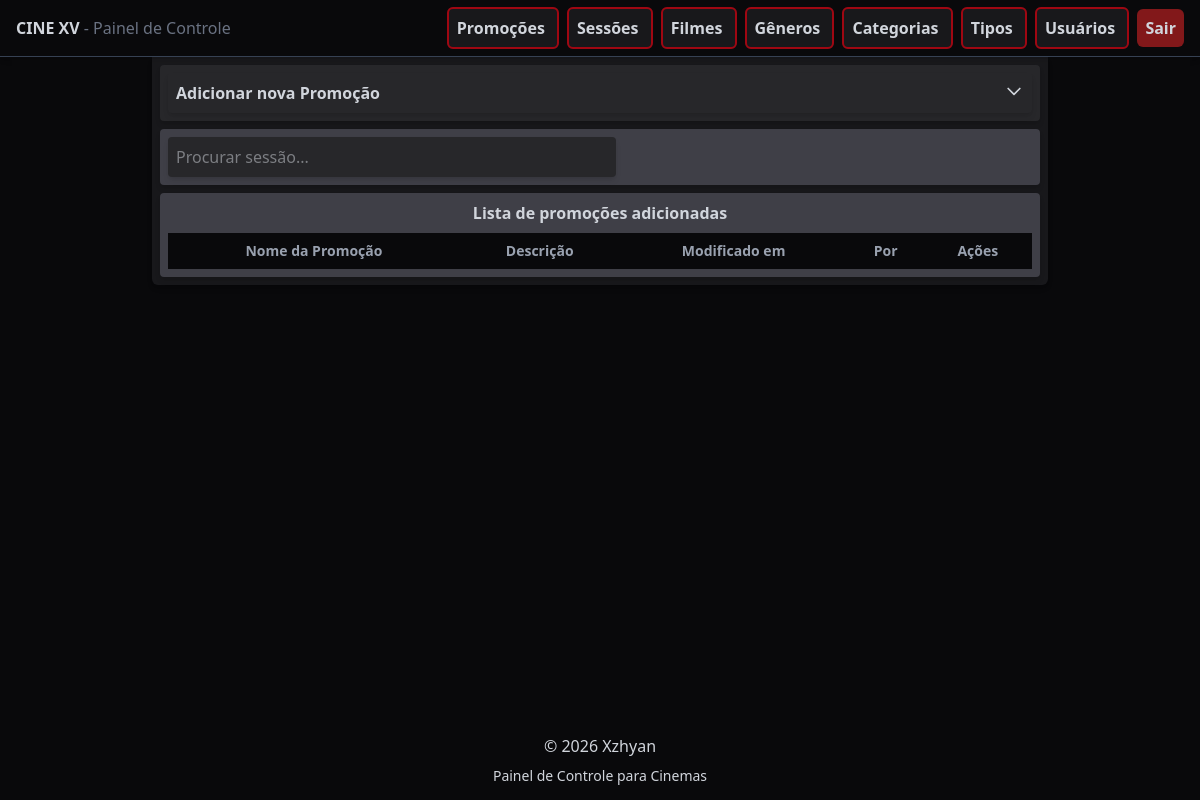
Before: /promotions/ (signed in) with the older database file.
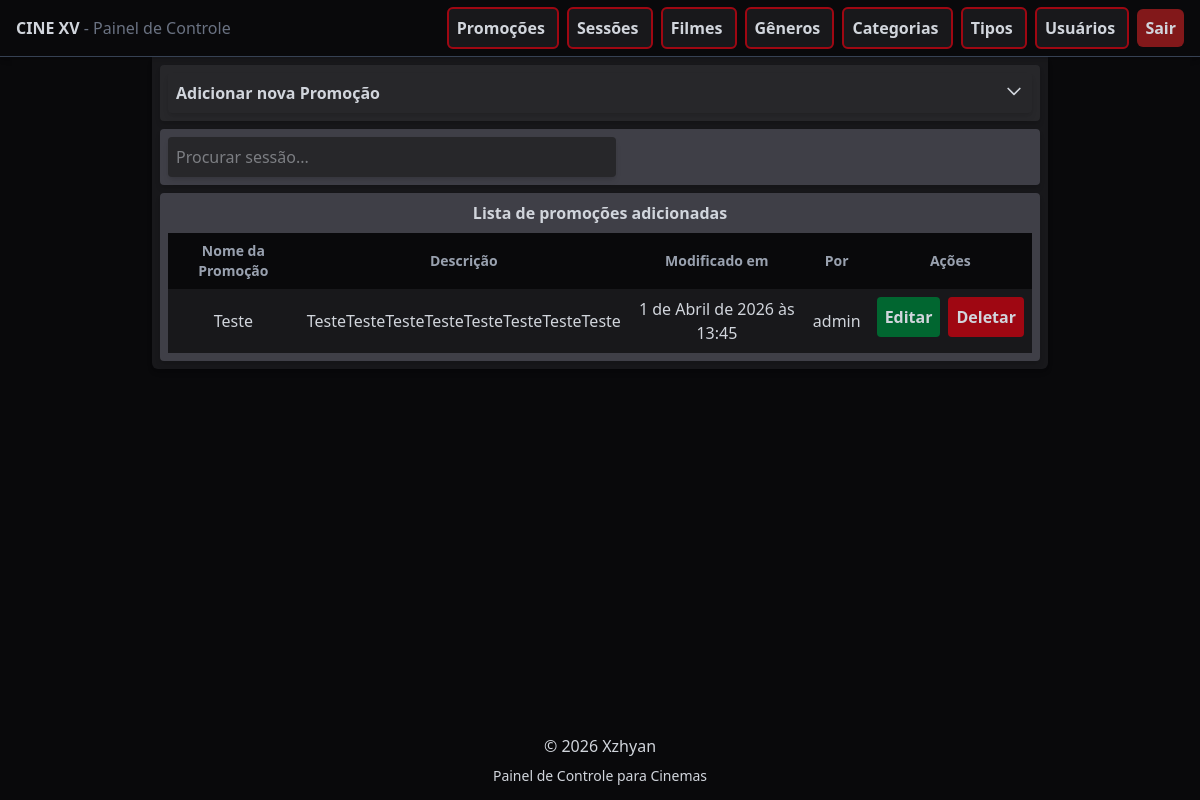
After: the same page with the newer database file.
### api/models.py (models this page shows, shortened)
class Promotion(models.Model):
    title = models.CharField(max_length=100)
    desc = models.TextField()
    promo_image = models.FileField(upload_to='promotions/')
    on_carousel = models.BooleanField(default=False)
    modified_by = models.ForeignKey(User, on_delete=models.SET_NULL, null=True, related_name='modified_promotions')
    modified_at = models.DateTimeField(auto_now_add=True)

### control/models.py (models this page shows, shortened)
class CustomUser(AbstractBaseUser, PermissionsMixin):
    username = models.CharField(max_length=200, unique=True)
    is_active = models.BooleanField(default=False)
    is_admin = models.BooleanField(default=False)
    objects = CustomUserManager()
    USERNAME_FIELD = 'username'
    REQUIRED_FIELDS = []
    def __str__(self):
        return self.username

### control/views.py (the view, shortened to what this page needs)
# urls.py: path('promotions/', views.promotions, name='promotions'),
@login_required(login_url='user-login')
def promotions(request):
    form = AddPromotionForm()
    promotions = Promotion.objects.all()
    context = {
        'form': form,
        'promotions': promotions
    }
    return render(request, 'promotion/promotions.html', context)

### control/forms.py
class AddPromotionForm(forms.ModelForm):
    class Meta:
        model = Promotion
        fields = ['title', 'desc', 'promo_image', 'on_carousel']
        widgets = {
            'title': forms.TextInput(attrs={
                'class': "bg-zinc-900 hover:bg-zinc-700 transition outline-none p-2 rounded-sm shadow-md",
                'placeholder': "Titulo da promoção"
            }),
            'desc': forms.Textarea(attrs={
                'class': "w-xl h-[100px] bg-zinc-900 hover:bg-zinc-700 transition outline-none p-2 rounded-sm shadow-md",
                'placeholder': "Descrição e informações sobre a promoção..."
            }),
            'promo_image': forms.FileInput(attrs={
                'class': "bg-zinc-900 hover:bg-zinc-700 transition outline-none p-2 rounded-sm shadow-md"
            }),
            'on_carousel': forms.CheckboxInput(attrs={
                'class': "cursor-pointer scale-130"
            })
        }

### control/templates/promotion/promotions.html (shortened to what this page needs)
{% extends 'base.html' %}
{% block content %}
<div class="w-full max-w-4xl bg-zinc-900 mx-auto p-2 rounded-b-md space-y-2 shadow-md">
    <div class="bg-zinc-800 flex flex-col gap-2 text-center items-center rounded-sm p-2 shadow-md">
        <button onclick="toggleAccordion('form_div')" class="w-full flex justify-between hover:bg-zinc-700 cursor-pointer p-2 rounded-sm shadow-md">
            <span>
                <h1 class="font-semibold">Adicionar nova Promoção</h1>
            </span>
            <svg id="icon-form_div" fill="none" stroke="currentColor" viewBox="0 0 24 24"
                class="w-5 h-5 transition-transform duration-300 transform"
            >
                <path stroke-linecap="round" stroke-linejoin="round" stroke-width="2" d="M19 9l-7 7-7-7"/>
            </svg>
        </button>
    </div>
    <div id="list_div">
        <div class="bg-zinc-700 flex flex-col gap-2 text-center rounded-sm p-2 shadow-md">
            <input id="search-files" type="search" placeholder="Procurar sessão..." class="w-full max-w-md bg-zinc-800 hover:bg-zinc-600 transition rounded-sm p-2 shadow-md">
        </div>
        <div class="bg-zinc-700 flex flex-col mt-2 gap-2 text-center items-center rounded-sm p-2 shadow-md">
            <h1 class="font-semibold">Lista de promoções adicionadas</h1>
            <table class="w-full text-center">
                <thead>
                    <tr class="bg-zinc-950 font-semibold text-sm text-gray-400">
                        <th class="p-2">Nome da Promoção</th>
                        <th class="p-2">Descrição</th>
                        <th class="p-2">Modificado em</th>
                        <th class="p-2">Por</th>
                        <th class="p-2">Ações</th>
                    </tr>
                </thead>
                <tbody>
                    {% for promo in promotions %}
                    <tr class="bg-zinc-900 hover:bg-zinc-800 transition cursor-pointer">
                        <td class="p-2">{{ promo.title }}</td>
                        <td class="p-2">{{ promo.desc }}</td>
                        <td class="p-2">{{ promo.modified_at }}</td>
                        <td class="p-2">{{ promo.modified_by }}</td>
                        <td class="p-2 flex flex-row justify-center items-center gap-2">
                            <a href="{% url 'promotion-edit' promo.id %}" class="bg-green-800 hover:bg-green-600 p-2 rounded-sm cursor-pointer transition font-semibold">
                                Editar
                            </a>
                            <form method="POST">
                                <button name="form_type" value="delete_form" class="bg-red-800 hover:bg-red-600 p-2 rounded-sm cursor-pointer transition font-semibold">
                                    Deletar
                                </button>
                            </form>
                        </td>
                    </tr>
                    {% endfor %}
                </tbody>
            </table>
        </div>
    </div>
</div>
{% endblock %}

Changed rows visible on the page:
added Promotion: title "Teste", desc "TesteTesteTesteTesteTesteTesteTesteTeste", modified_at "1 de Abril de 2026 às 13:45", modified_by "admin"
